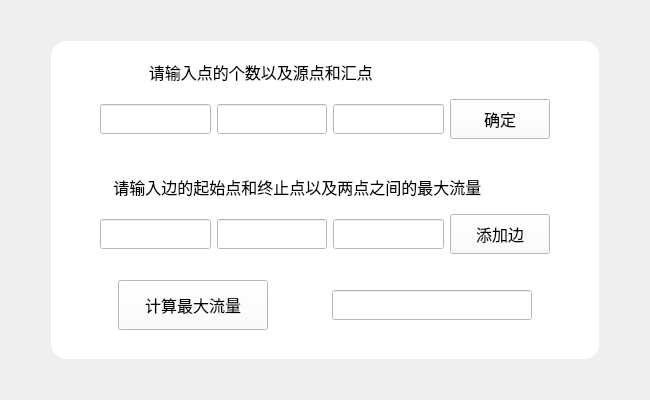
<?xml version="1.0" encoding="UTF-8"?>
<ui version="4.0">
 <class>dininc</class>
 <widget class="QWidget" name="dininc">
  <property name="geometry">
   <rect>
    <x>0</x>
    <y>0</y>
    <width>650</width>
    <height>400</height>
   </rect>
  </property>
  <property name="windowTitle">
   <string>Form</string>
  </property>
  <layout class="QGridLayout" name="gridLayout">
   <item row="1" column="0">
    <spacer name="horizontalSpacer">
     <property name="orientation">
      <enum>Qt::Horizontal</enum>
     </property>
     <property name="sizeType">
      <enum>QSizePolicy::Fixed</enum>
     </property>
     <property name="sizeHint" stdset="0">
      <size>
       <width>40</width>
       <height>20</height>
      </size>
     </property>
    </spacer>
   </item>
   <item row="1" column="1">
    <widget class="QFrame" name="frame">
     <property name="styleSheet">
      <string notr="true">*{
	background-color : white;
}
QFrame#frame{
	 background-color:white;
	border-radius: 15px;
	background-image: url(:/prefix1/back.jpg);
}</string>
     </property>
     <property name="frameShape">
      <enum>QFrame::StyledPanel</enum>
     </property>
     <property name="frameShadow">
      <enum>QFrame::Raised</enum>
     </property>
     <layout class="QVBoxLayout" name="verticalLayout">
      <item>
       <widget class="QLabel" name="label">
        <property name="font">
         <font>
          <pointsize>12</pointsize>
         </font>
        </property>
        <property name="styleSheet">
         <string notr="true">*{
	background-color: rgb(0,0,0,0);
}</string>
        </property>
        <property name="text">
         <string>                    请输入点的个数以及源点和汇点</string>
        </property>
       </widget>
      </item>
      <item>
       <layout class="QHBoxLayout" name="horizontalLayout_3">
        <item>
         <spacer name="horizontalSpacer_5">
          <property name="orientation">
           <enum>Qt::Horizontal</enum>
          </property>
          <property name="sizeType">
           <enum>QSizePolicy::Fixed</enum>
          </property>
          <property name="sizeHint" stdset="0">
           <size>
            <width>40</width>
            <height>20</height>
           </size>
          </property>
         </spacer>
        </item>
        <item>
         <widget class="QLineEdit" name="vercnt">
          <property name="minimumSize">
           <size>
            <width>0</width>
            <height>30</height>
           </size>
          </property>
          <property name="font">
           <font>
            <pointsize>12</pointsize>
           </font>
          </property>
         </widget>
        </item>
        <item>
         <widget class="QLineEdit" name="startv">
          <property name="minimumSize">
           <size>
            <width>0</width>
            <height>30</height>
           </size>
          </property>
          <property name="font">
           <font>
            <pointsize>12</pointsize>
           </font>
          </property>
         </widget>
        </item>
        <item>
         <widget class="QLineEdit" name="endv">
          <property name="minimumSize">
           <size>
            <width>0</width>
            <height>30</height>
           </size>
          </property>
          <property name="font">
           <font>
            <pointsize>12</pointsize>
           </font>
          </property>
         </widget>
        </item>
        <item>
         <widget class="QPushButton" name="surense">
          <property name="minimumSize">
           <size>
            <width>100</width>
            <height>40</height>
           </size>
          </property>
          <property name="font">
           <font>
            <pointsize>12</pointsize>
           </font>
          </property>
          <property name="text">
           <string>确定</string>
          </property>
         </widget>
        </item>
        <item>
         <spacer name="horizontalSpacer_6">
          <property name="orientation">
           <enum>Qt::Horizontal</enum>
          </property>
          <property name="sizeType">
           <enum>QSizePolicy::Fixed</enum>
          </property>
          <property name="sizeHint" stdset="0">
           <size>
            <width>40</width>
            <height>20</height>
           </size>
          </property>
         </spacer>
        </item>
       </layout>
      </item>
      <item>
       <spacer name="verticalSpacer_6">
        <property name="orientation">
         <enum>Qt::Vertical</enum>
        </property>
        <property name="sizeType">
         <enum>QSizePolicy::Fixed</enum>
        </property>
        <property name="sizeHint" stdset="0">
         <size>
          <width>20</width>
          <height>20</height>
         </size>
        </property>
       </spacer>
      </item>
      <item>
       <widget class="QLabel" name="label_2">
        <property name="font">
         <font>
          <pointsize>12</pointsize>
         </font>
        </property>
        <property name="styleSheet">
         <string notr="true">*{
	background-color: rgb(0,0,0,0);
}</string>
        </property>
        <property name="text">
         <string>            请输入边的起始点和终止点以及两点之间的最大流量</string>
        </property>
       </widget>
      </item>
      <item>
       <layout class="QHBoxLayout" name="horizontalLayout">
        <item>
         <spacer name="horizontalSpacer_3">
          <property name="orientation">
           <enum>Qt::Horizontal</enum>
          </property>
          <property name="sizeType">
           <enum>QSizePolicy::Fixed</enum>
          </property>
          <property name="sizeHint" stdset="0">
           <size>
            <width>40</width>
            <height>20</height>
           </size>
          </property>
         </spacer>
        </item>
        <item>
         <widget class="QLineEdit" name="edgestv">
          <property name="minimumSize">
           <size>
            <width>0</width>
            <height>30</height>
           </size>
          </property>
          <property name="font">
           <font>
            <pointsize>12</pointsize>
           </font>
          </property>
         </widget>
        </item>
        <item>
         <widget class="QLineEdit" name="edgeedv">
          <property name="minimumSize">
           <size>
            <width>0</width>
            <height>30</height>
           </size>
          </property>
          <property name="font">
           <font>
            <pointsize>12</pointsize>
           </font>
          </property>
         </widget>
        </item>
        <item>
         <widget class="QLineEdit" name="edgeflow">
          <property name="minimumSize">
           <size>
            <width>0</width>
            <height>30</height>
           </size>
          </property>
          <property name="font">
           <font>
            <pointsize>12</pointsize>
           </font>
          </property>
         </widget>
        </item>
        <item>
         <widget class="QPushButton" name="addedge">
          <property name="minimumSize">
           <size>
            <width>100</width>
            <height>40</height>
           </size>
          </property>
          <property name="font">
           <font>
            <pointsize>12</pointsize>
           </font>
          </property>
          <property name="text">
           <string>添加边</string>
          </property>
         </widget>
        </item>
        <item>
         <spacer name="horizontalSpacer_4">
          <property name="orientation">
           <enum>Qt::Horizontal</enum>
          </property>
          <property name="sizeType">
           <enum>QSizePolicy::Fixed</enum>
          </property>
          <property name="sizeHint" stdset="0">
           <size>
            <width>40</width>
            <height>20</height>
           </size>
          </property>
         </spacer>
        </item>
       </layout>
      </item>
      <item>
       <spacer name="verticalSpacer_5">
        <property name="orientation">
         <enum>Qt::Vertical</enum>
        </property>
        <property name="sizeType">
         <enum>QSizePolicy::Fixed</enum>
        </property>
        <property name="sizeHint" stdset="0">
         <size>
          <width>20</width>
          <height>20</height>
         </size>
        </property>
       </spacer>
      </item>
      <item>
       <layout class="QHBoxLayout" name="horizontalLayout_2">
        <item>
         <widget class="QPushButton" name="calcmaxflow">
          <property name="minimumSize">
           <size>
            <width>150</width>
            <height>50</height>
           </size>
          </property>
          <property name="maximumSize">
           <size>
            <width>150</width>
            <height>16777215</height>
           </size>
          </property>
          <property name="font">
           <font>
            <pointsize>12</pointsize>
           </font>
          </property>
          <property name="text">
           <string>计算最大流量</string>
          </property>
         </widget>
        </item>
        <item>
         <widget class="QLineEdit" name="maxflow">
          <property name="minimumSize">
           <size>
            <width>0</width>
            <height>30</height>
           </size>
          </property>
          <property name="maximumSize">
           <size>
            <width>200</width>
            <height>16777215</height>
           </size>
          </property>
          <property name="font">
           <font>
            <pointsize>12</pointsize>
           </font>
          </property>
          <property name="layoutDirection">
           <enum>Qt::RightToLeft</enum>
          </property>
         </widget>
        </item>
       </layout>
      </item>
      <item>
       <spacer name="verticalSpacer_4">
        <property name="orientation">
         <enum>Qt::Vertical</enum>
        </property>
        <property name="sizeType">
         <enum>QSizePolicy::Fixed</enum>
        </property>
        <property name="sizeHint" stdset="0">
         <size>
          <width>20</width>
          <height>20</height>
         </size>
        </property>
       </spacer>
      </item>
     </layout>
    </widget>
   </item>
   <item row="1" column="2">
    <spacer name="horizontalSpacer_2">
     <property name="orientation">
      <enum>Qt::Horizontal</enum>
     </property>
     <property name="sizeType">
      <enum>QSizePolicy::Fixed</enum>
     </property>
     <property name="sizeHint" stdset="0">
      <size>
       <width>40</width>
       <height>20</height>
      </size>
     </property>
    </spacer>
   </item>
   <item row="2" column="1">
    <spacer name="verticalSpacer">
     <property name="orientation">
      <enum>Qt::Vertical</enum>
     </property>
     <property name="sizeType">
      <enum>QSizePolicy::Fixed</enum>
     </property>
     <property name="sizeHint" stdset="0">
      <size>
       <width>20</width>
       <height>30</height>
      </size>
     </property>
    </spacer>
   </item>
   <item row="0" column="1">
    <spacer name="verticalSpacer_2">
     <property name="orientation">
      <enum>Qt::Vertical</enum>
     </property>
     <property name="sizeType">
      <enum>QSizePolicy::Fixed</enum>
     </property>
     <property name="sizeHint" stdset="0">
      <size>
       <width>20</width>
       <height>30</height>
      </size>
     </property>
    </spacer>
   </item>
  </layout>
  <zorder>frame</zorder>
  <zorder>horizontalSpacer</zorder>
  <zorder>horizontalSpacer_2</zorder>
  <zorder>verticalSpacer</zorder>
  <zorder>verticalSpacer_2</zorder>
 </widget>
 <resources/>
 <connections/>
</ui>
